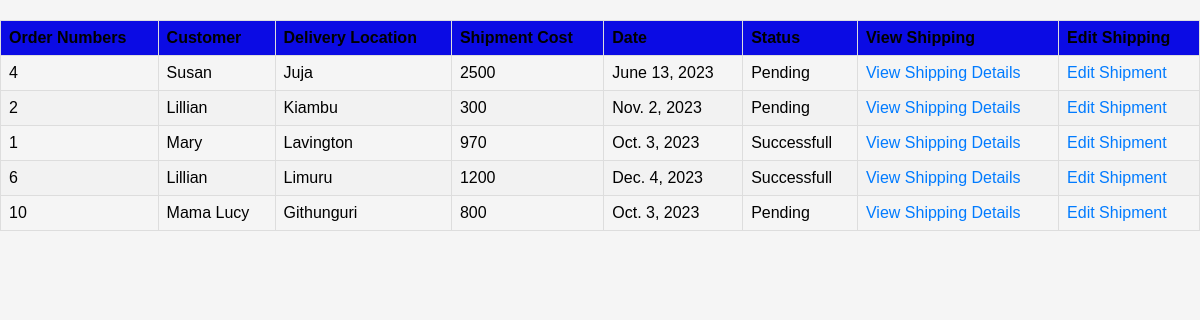
Screenshot of /shipping/shipments/list/ with the database file from the repository.
### shipping/models.py (models this page shows, shortened)
class Shipment(models.Model):
    orders = models.IntegerField()
    customer = models.CharField(max_length=255)
    delivery_location = models.CharField(max_length=255)
    shipment_cost = models.IntegerField()
    date = models.DateField()
    status = models.CharField(max_length=255)

### shipping/views.py (the view)
# urls.py: path('shipments/list/', views.shipment_list, name='shipment_list_view'),
def shipment_list(request):
    shipments = Shipment.objects.all()
    return render(request, 'shipping/shipment_list.html', {'shipments': shipments})

### templates/shipping/shipment_list.html (shortened to what this page needs)
{% load static %}
<!DOCTYPE html>
<html lang="en">
<head>
    <link rel="stylesheet" href="{% static 'shipping/shipment_list.css' %}">
</head>
<body>
    <table class="shipment-table">
        <thead>
            <tr>
                <th>Order Numbers</th>
                <th>Customer</th>
                <th>Delivery Location</th>
                <th>Shipment Cost</th>
                <th>Date</th>
                <th>Status</th>
                <th>View Shipping</th>
                <th>Edit Shipping</th>
            </tr>
        </thead>
        <tbody>
            {% for shipment in shipments %}
            <tr>
                <td>{{ shipment.orders }}</td>
                <td>{{ shipment.customer }}</td>
                <td>{{ shipment.delivery_location }}</td>
                <td>{{ shipment.shipment_cost }}</td>
                <td>{{ shipment.date }}</td>
                <td>{{ shipment.status }}</td>
                <td>
                  <a href="{% url 'shipment_details_view' id=shipment.id %}">View Shipping Details </a>
              </td>
              <td>
                  <a href="{% url 'edit_shipment_view' id=shipment.id %}">Edit Shipment </a>
              </td>
            </tr>
            {% endfor %}
        </tbody>
    </table>
</body>
</html>

### inventory/static/shipping/shipment_list.css (style rules this page uses)
body, h1, h2, h3, p, ul, li { margin: 0; padding: 0; }
body { background-color: #f5f5f5; font-family: Arial, sans-serif; }
.shipment-table { width: 100%; border-collapse: collapse; margin-top: 20px; }
.shipment-table th, .shipment-table td { border: 1px solid #ddd; padding: 8px; text-align: left; }
.shipment-table th { background-color: #0b0be4; }
.shipment-table tr:nth-child(even) { background-color: #f2f2f2; }
a { color: #007bff; text-decoration: none; }

### rows the page displays
Shipment: orders "4", customer "Susan", delivery_location "Juja", shipment_cost "2500", date "June 13, 2023", status "Pending"
Shipment: orders "2", customer "Lillian", delivery_location "Kiambu", shipment_cost "300", date "Nov. 2, 2023", status "Pending"
Shipment: orders "1", customer "Mary", delivery_location "Lavington", shipment_cost "970", date "Oct. 3, 2023", status "Successfull"
Shipment: orders "6", customer "Lillian", delivery_location "Limuru", shipment_cost "1200", date "Dec. 4, 2023", status "Successfull"
Shipment: orders "10", customer "Mama Lucy", delivery_location "Githunguri", shipment_cost "800", date "Oct. 3, 2023", status "Pending"
